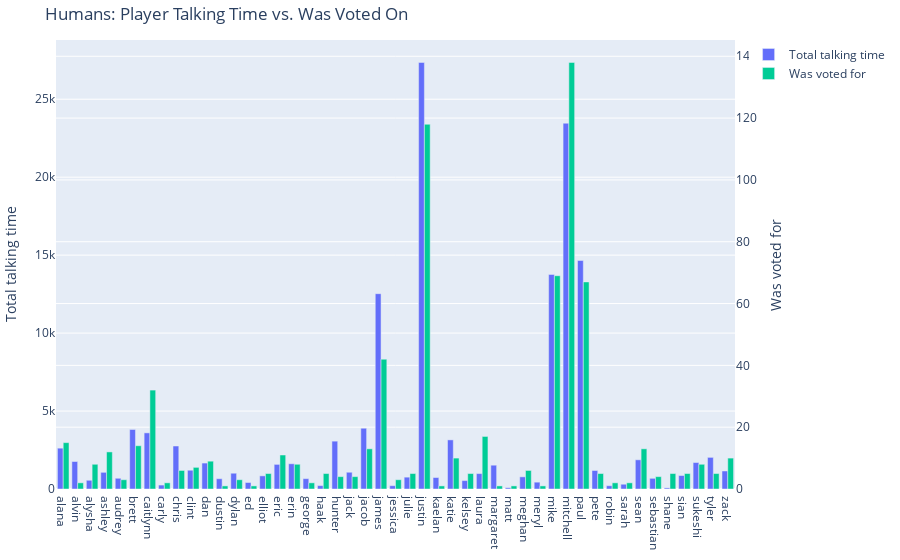

Notebook source saved alongside this figure:
### Markdown cell above
### Talking time vs. was voted on

Investigating whether a vote was cast upon a person, compared to how much they talked

### Code cell
#| label: fig-talking-hum
#| column: page

## Humans dataset
hum_talklen = hum_text_df.groupby("speaker")["utterance_length"].sum().reset_index()
hum_votedon = hum_rounds_df["voted_for"].value_counts().reset_index()
cmp = hum_talklen.merge(hum_votedon, left_on="speaker", right_on="voted_for", how="inner")\
                .rename(columns={"speaker": "Player", "utterance_length": "Total talking time", "count": "Was voted for"})

fig = go.Figure(
    data=[
        go.Bar(name='Total talking time', x=cmp["Player"], y=cmp["Total talking time"], yaxis='y', offsetgroup=1),
        go.Bar(name='Was voted for', x=cmp["Player"], y=cmp["Was voted for"], yaxis='y2', offsetgroup=2)
    ],
    layout={
        'yaxis': {'title': 'Total talking time'},
        'yaxis2': {'title': 'Was voted for', 'overlaying': 'y', 'side': 'right'},
        "title": "Humans: Player Talking Time vs. Was Voted On"
    }
)
# Change the bar mode
fig.update_layout(barmode='group', height=400)
fig.show()

### Figure 1 — Plotly figure (JSON) as saved in the notebook; plotly's stock layout.template omitted (floating-point values rounded to 4 significant figures)
{"data": [{"name": "Total talking time", "offsetgroup": "1", "type": "bar", "x": ["alana", "alvin", "alysha", "ashley", "audrey", "brett", "caitlynn", "carly", "chris", "clint", "dan", "dustin", "dylan", "ed", "elliot", "eric", "erin", "george", "haak", "hunter", "jack", "jacob", "james", "jessica", "julie", "justin", "kaelan", "katie", "kelsey", "laura", "margaret", "matt", "meghan", "meryl", "mike", "mitchell", "paul", "pete", "robin", "sarah", "sean", "sebastian", "shane", "sian", "sukeshi", "tyler", "zack"], "y": [2619, 1764, 560, 1070, 688, 3817, 3601, 253, 2758, 1204, 1664, 660, 1012, 417, 843, 1579, 1619, 664, 219, 3069, 1075, 3898, 12528, 213, 760, 27359, 736, 3150, 540, 990, 1527, 82, 780, 439, 13762, 23462, 14655, 1187, 211, 306, 1873, 685, 71, 865, 1697, 2029, 1156], "yaxis": "y"}, {"name": "Was voted for", "offsetgroup": "2", "type": "bar", "x": ["alana", "alvin", "alysha", "ashley", "audrey", "brett", "caitlynn", "carly", "chris", "clint", "dan", "dustin", "dylan", "ed", "elliot", "eric", "erin", "george", "haak", "hunter", "jack", "jacob", "james", "jessica", "julie", "justin", "kaelan", "katie", "kelsey", "laura", "margaret", "matt", "meghan", "meryl", "mike", "mitchell", "paul", "pete", "robin", "sarah", "sean", "sebastian", "shane", "sian", "sukeshi", "tyler", "zack"], "y": [15, 2, 8, 12, 3, 14, 32, 2, 6, 7, 9, 1, 3, 1, 5, 11, 8, 2, 5, 4, 4, 13, 42, 3, 5, 118, 1, 10, 5, 17, 1, 1, 6, 1, 69, 138, 67, 5, 2, 2, 13, 4, 5, 5, 8, 5, 10], "yaxis": "y2"}], "layout": {"autosize": true, "barmode": "group", "title": {"text": "Humans: Player Talking Time vs. Was Voted On"}, "xaxis": {"autorange": true, "range": [-0.5, 46.5], "type": "category"}, "yaxis": {"autorange": true, "range": [0, 28800.0], "title": {"text": "Total talking time"}, "type": "linear"}, "yaxis2": {"autorange": true, "overlaying": "y", "range": [0, 145.3], "side": "right", "title": {"text": "Was voted for"}, "type": "linear"}}}
